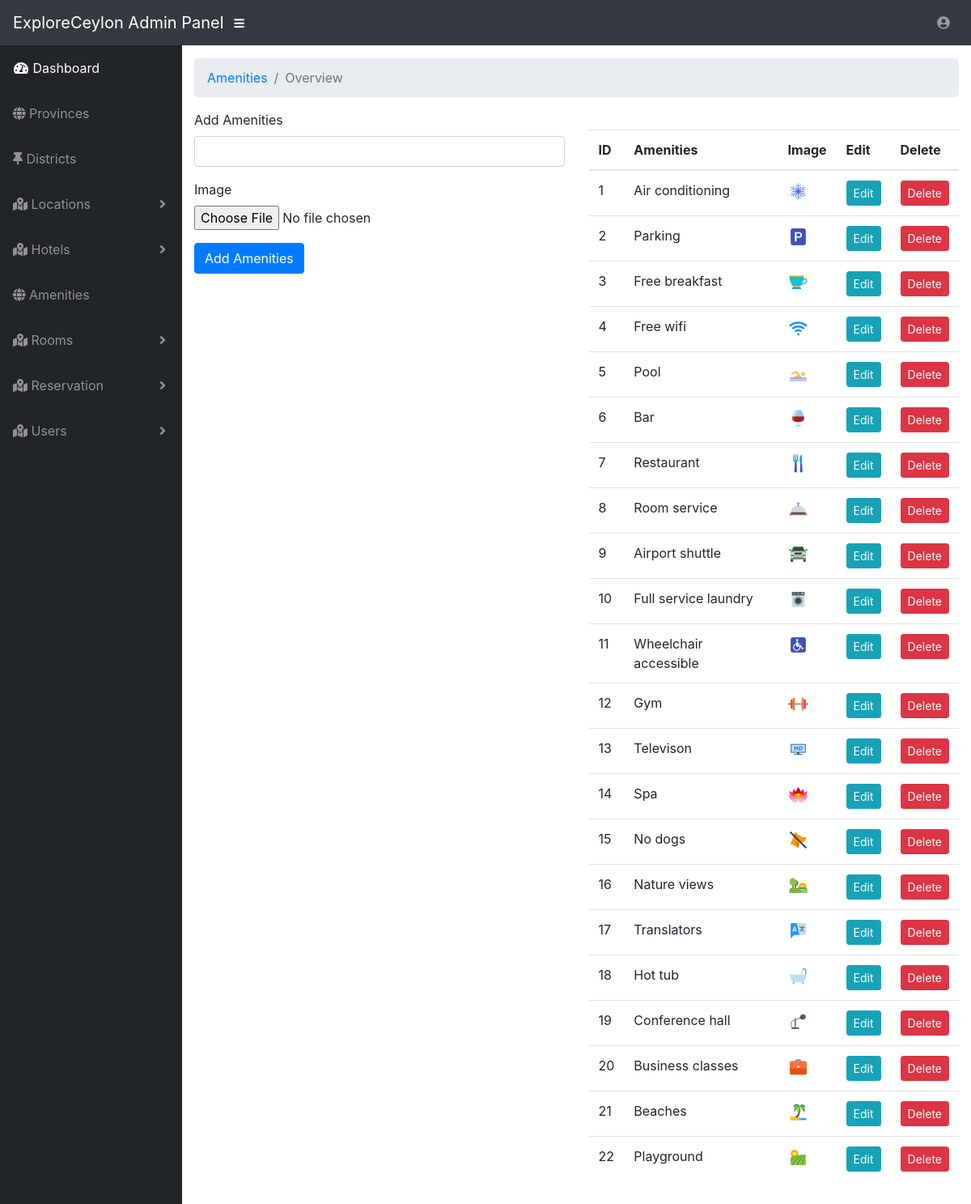
The page /admin/amenities.php (signed in) on the database its author committed.
### tables this page shows
CREATE TABLE `tbl_amenities` (
  `id` int(5) NOT NULL,
  `amenities` varchar(50) NOT NULL,
  `image` text NOT NULL
);

### admin/amenities.php (the view, shortened to what this page needs)
<?php include "../includes/db.php"; ?>
<?php include "includes/admin_header.php"; ?>
<?php include "includes/admin_nav.php"; ?>
<div id="wrapper">
    <?php include "includes/admin_sidebar.php"; ?>
    <div id="content-wrapper">
        <div class="container-fluid">
            <ol class="breadcrumb">
                <li class="breadcrumb-item">
                    <a href="#">Amenities</a>
                </li>
                <li class="breadcrumb-item active">Overview</li>
            </ol>
            <div class="row">
                <div class="col-lg-6">
                    <form action="" method="post" enctype="multipart/form-data">
                        <div class="form-group">
                            <label for="amenities">Add Amenities</label>
                            <input type="text" name="amenities" class="form-control">
                        </div>
                        <div class="form-group">
                            <label for="image">Image</label>
                            <input type="file" name="image" class="form-control-file">
                        </div>
                        <div class="form-group">
                            <input type="submit" name="btn_insert" value="Add Amenities" class="btn btn-primary">
                        </div>
                    </form>
                </div>
                <div class="col-lg-6">
                    <br>
                    <div class="table-responsive">
                    <table class="table table-border table-hover">
                        <thead>
                            <tr>
                                <th>ID</th>
                                <th>Amenities</th>
                                <th>Image</th>
                                <th>Edit</th>
                                <th>Delete</th>
                            </tr>
                        </thead>
                        <tbody>
<?php
$query = "SELECT * FROM tbl_amenities";
$result_amenities = mysqli_query($conn,$query);
while($row = mysqli_fetch_assoc($result_amenities))
{
    $id = $row['id'];
    $amenities = $row['amenities'];
    $image = $row['image'];
    echo "<tr>";
        echo "<td>$id</td>";
        echo "<td>$amenities</td>";
        echo "<td><img src='images/amenities/$image' alt='Image'></td>";
        echo "<td><a class='btn btn-sm btn-info' href='amenities.php?edit={$id}'>Edit</a></td>";
        echo "<td><a class='btn btn-sm btn-danger' href='amenities.php?delete={$id}'>Delete</a></td>";
    echo "</tr>";
}
?>
                        </tbody>
                    </table>
                </div>
            </div>
            </div>
        </div>
    </div>
</div>
<?php include "includes/admin_footer.php"; ?>

### rows shown on the page
tbl_amenities: id "1", amenities "Air conditioning", image (picture)
tbl_amenities: id "2", amenities "Parking", image (picture)
tbl_amenities: id "3", amenities "Free breakfast", image (picture)
tbl_amenities: id "4", amenities "Free wifi", image (picture)
tbl_amenities: id "5", amenities "Pool", image (picture)
tbl_amenities: id "6", amenities "Bar", image (picture)
tbl_amenities: id "7", amenities "Restaurant", image (picture)
tbl_amenities: id "8", amenities "Room service", image (picture)
tbl_amenities: id "9", amenities "Airport shuttle", image (picture)
tbl_amenities: id "10", amenities "Full service laundry", image (picture)
tbl_amenities: id "11", amenities "Wheelchair accessible", image (picture)
tbl_amenities: id "12", amenities "Gym", image (picture)
tbl_amenities: id "13", amenities "Televison", image (picture)
tbl_amenities: id "14", amenities "Spa", image (picture)
tbl_amenities: id "15", amenities "No dogs", image (picture)
tbl_amenities: id "16", amenities "Nature views", image (picture)
tbl_amenities: id "17", amenities "Translators", image (picture)
tbl_amenities: id "18", amenities "Hot tub", image (picture)
tbl_amenities: id "19", amenities "Conference hall", image (picture)
tbl_amenities: id "20", amenities "Business classes", image (picture)
tbl_amenities: id "21", amenities "Beaches", image (picture)
tbl_amenities: id "22", amenities "Playground", image (picture)
